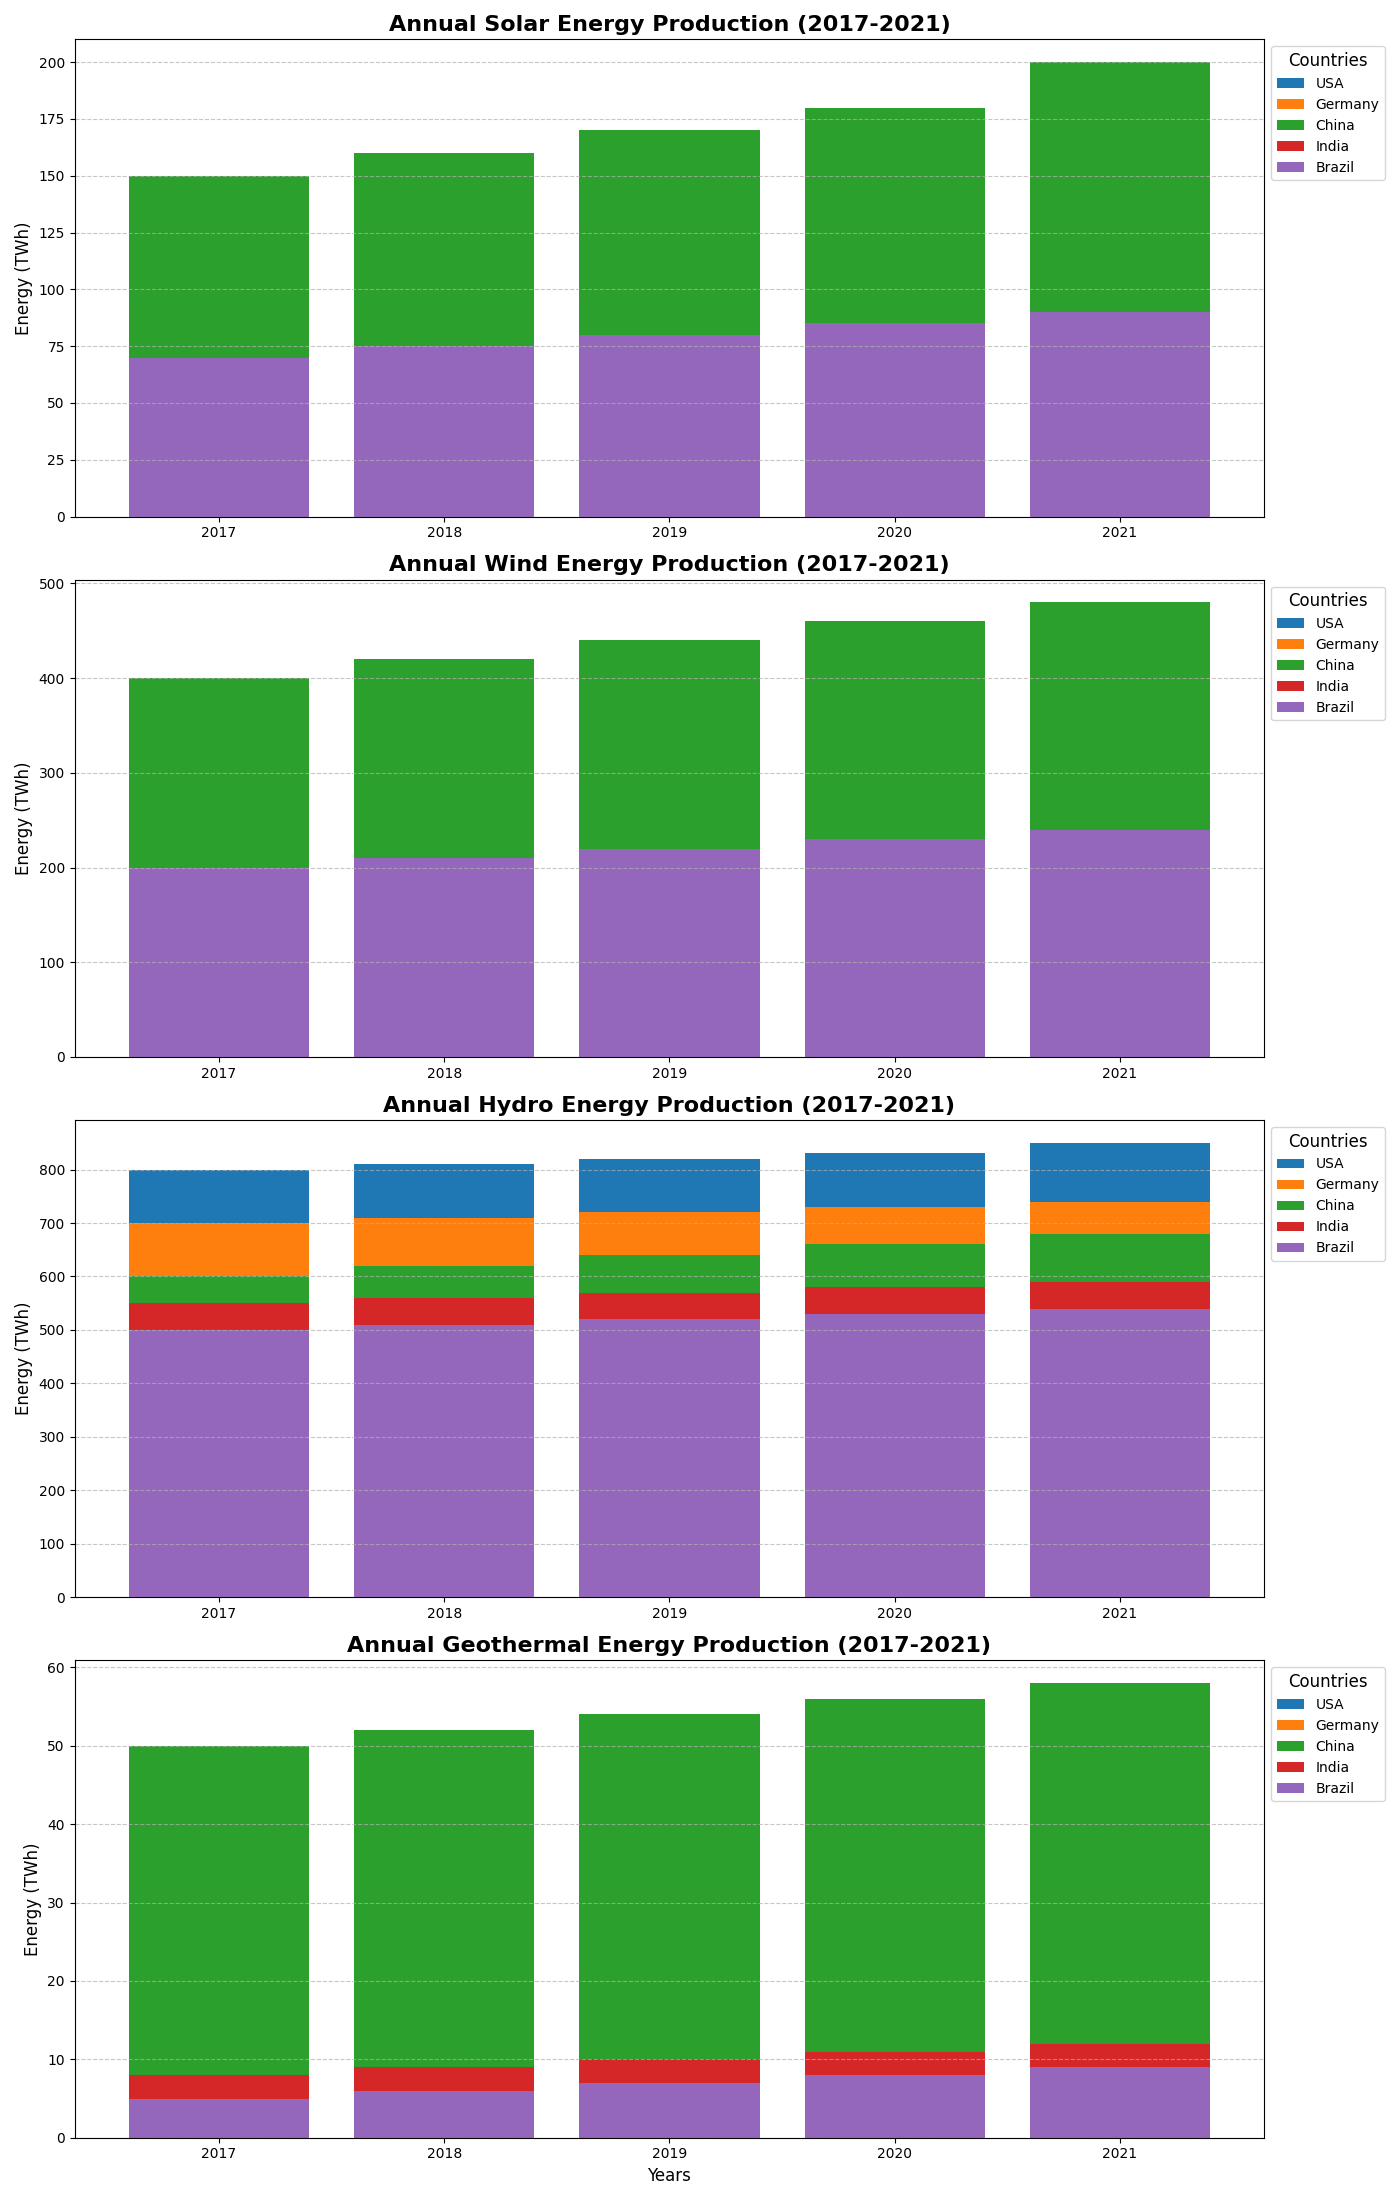

Generate this figure with Python:
import matplotlib.pyplot as plt
import numpy as np

# Additional Chart: Visualizing geothermal energy production to compare with solar, wind, and hydro energy production.

countries = ['USA', 'Germany', 'China', 'India', 'Brazil']
years = ['2017', '2018', '2019', '2020', '2021']
solar_energy = np.array([
    [100, 110, 120, 130, 140], 
    [90, 100, 110, 120, 130], 
    [150, 160, 170, 180, 200], 
    [50, 55, 60, 65, 70], 
    [70, 75, 80, 85, 90]
])
wind_energy = np.array([
    [300, 310, 320, 330, 340], 
    [150, 160, 170, 180, 190], 
    [400, 420, 440, 460, 480], 
    [100, 110, 120, 130, 140], 
    [200, 210, 220, 230, 240]
])
hydro_energy = np.array([
    [800, 810, 820, 830, 850], 
    [700, 710, 720, 730, 740], 
    [600, 620, 640, 660, 680], 
    [550, 560, 570, 580, 590], 
    [500, 510, 520, 530, 540]
])

# Adding made-up data for geothermal energy production
geothermal_energy = np.array([
    [20, 25, 30, 35, 40], 
    [15, 18, 20, 22, 25], 
    [50, 52, 54, 56, 58], 
    [8, 9, 10, 11, 12], 
    [5, 6, 7, 8, 9]
])

# Update the figure to accommodate an additional subplot
fig, axes = plt.subplots(4, 1, figsize=(14, 22))
fig.subplots_adjust(hspace=0.4)

# Bar chart for Solar Energy
for i in range(len(countries)):
    axes[0].bar(
        years, solar_energy[i], label=countries[i]
    )
axes[0].set_title('Annual Solar Energy Production (2017-2021)', fontsize=16, fontweight='bold')
axes[0].set_ylabel('Energy (TWh)', fontsize=12)
axes[0].legend(title='Countries', fontsize=10, loc='upper left', bbox_to_anchor=(1, 1), title_fontsize='12')
axes[0].grid(axis='y', linestyle='--', alpha=0.7)

# Bar chart for Wind Energy
for i in range(len(countries)):
    axes[1].bar(
        years, wind_energy[i], label=countries[i]
    )
axes[1].set_title('Annual Wind Energy Production (2017-2021)', fontsize=16, fontweight='bold')
axes[1].set_ylabel('Energy (TWh)', fontsize=12)
axes[1].legend(title='Countries', fontsize=10, loc='upper left', bbox_to_anchor=(1, 1), title_fontsize='12')
axes[1].grid(axis='y', linestyle='--', alpha=0.7)

# Bar chart for Hydro Energy
for i in range(len(countries)):
    axes[2].bar(
        years, hydro_energy[i], label=countries[i]
    )
axes[2].set_title('Annual Hydro Energy Production (2017-2021)', fontsize=16, fontweight='bold')
axes[2].set_ylabel('Energy (TWh)', fontsize=12)
axes[2].legend(title='Countries', fontsize=10, loc='upper left', bbox_to_anchor=(1, 1), title_fontsize='12')
axes[2].grid(axis='y', linestyle='--', alpha=0.7)

# Bar chart for Geothermal Energy
for i in range(len(countries)):
    axes[3].bar(
        years, geothermal_energy[i], label=countries[i]
    )
axes[3].set_title('Annual Geothermal Energy Production (2017-2021)', fontsize=16, fontweight='bold')
axes[3].set_xlabel('Years', fontsize=12)
axes[3].set_ylabel('Energy (TWh)', fontsize=12)
axes[3].legend(title='Countries', fontsize=10, loc='upper left', bbox_to_anchor=(1, 1), title_fontsize='12')
axes[3].grid(axis='y', linestyle='--', alpha=0.7)

# Adjust layout for better visibility
plt.tight_layout()

# Display the plot
plt.show()
